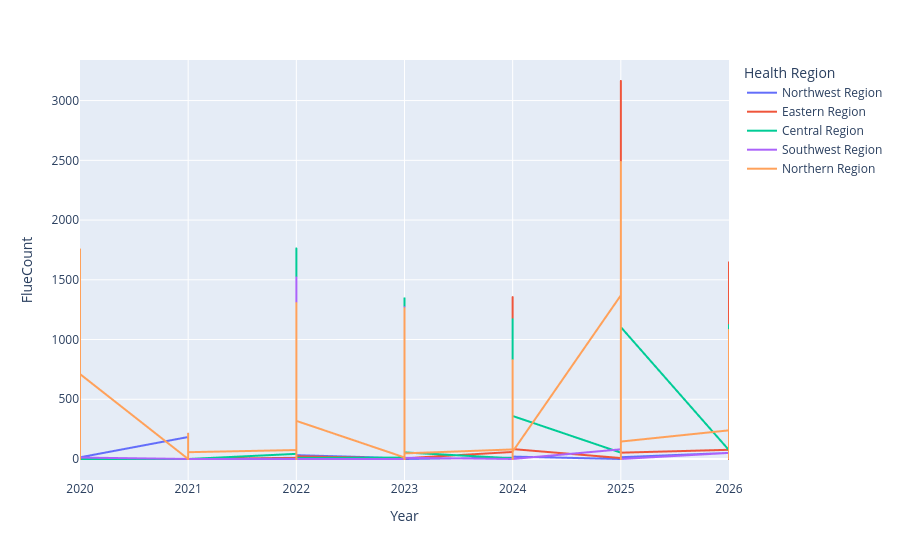

The cell this chart's notebook holds for it:
### Code cell
px.line(dfws, x="Year", y="FlueCount", color="Health Region")

### Figure 1 — Plotly figure (JSON) as saved in the notebook; plotly's stock layout.template omitted (floating-point values rounded to 4 significant figures; data arrays with more than 128 entries replaced by an {"elided": "..."} marker saying what was removed)
{"data": [{"hovertemplate": "Health Region=Northwest Region<br>Year=%{x}<br>FlueCount=%{y}<extra></extra>", "legendgroup": "Northwest Region", "line": {"color": "#636efa", "dash": "solid"}, "marker": {"symbol": "circle"}, "mode": "lines", "name": "Northwest Region", "showlegend": true, "type": "scattergl", "x": {"elided": "2927 int values"}, "xaxis": "x", "y": {"elided": "2927 float values"}, "yaxis": "y"}, {"hovertemplate": "Health Region=Eastern Region<br>Year=%{x}<br>FlueCount=%{y}<extra></extra>", "legendgroup": "Eastern Region", "line": {"color": "#EF553B", "dash": "solid"}, "marker": {"symbol": "circle"}, "mode": "lines", "name": "Eastern Region", "showlegend": true, "type": "scattergl", "x": {"elided": "4656 int values"}, "xaxis": "x", "y": {"elided": "4656 float values"}, "yaxis": "y"}, {"hovertemplate": "Health Region=Central Region<br>Year=%{x}<br>FlueCount=%{y}<extra></extra>", "legendgroup": "Central Region", "line": {"color": "#00cc96", "dash": "solid"}, "marker": {"symbol": "circle"}, "mode": "lines", "name": "Central Region", "showlegend": true, "type": "scattergl", "x": {"elided": "3803 int values"}, "xaxis": "x", "y": {"elided": "3803 float values"}, "yaxis": "y"}, {"hovertemplate": "Health Region=Southwest Region<br>Year=%{x}<br>FlueCount=%{y}<extra></extra>", "legendgroup": "Southwest Region", "line": {"color": "#ab63fa", "dash": "solid"}, "marker": {"symbol": "circle"}, "mode": "lines", "name": "Southwest Region", "showlegend": true, "type": "scattergl", "x": {"elided": "4535 int values"}, "xaxis": "x", "y": {"elided": "4535 float values"}, "yaxis": "y"}, {"hovertemplate": "Health Region=Northern Region<br>Year=%{x}<br>FlueCount=%{y}<extra></extra>", "legendgroup": "Northern Region", "line": {"color": "#FFA15A", "dash": "solid"}, "marker": {"symbol": "circle"}, "mode": "lines", "name": "Northern Region", "showlegend": true, "type": "scattergl", "x": {"elided": "2925 int values"}, "xaxis": "x", "y": {"elided": "2925 float values"}, "yaxis": "y"}], "layout": {"legend": {"title": {"text": "Health Region"}, "tracegroupgap": 0}, "margin": {"t": 60}, "xaxis": {"anchor": "y", "domain": [0, 1], "title": {"text": "Year"}}, "yaxis": {"anchor": "x", "domain": [0, 1], "title": {"text": "FlueCount"}}}}
